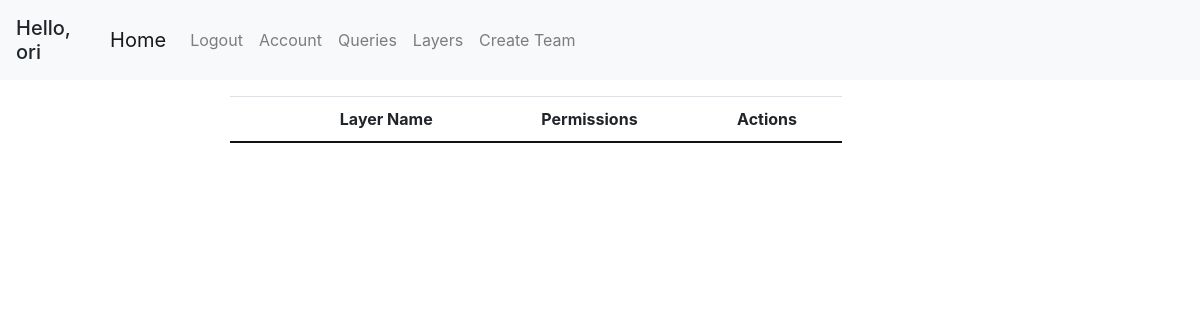
The page /layers (signed in) on the database as committed earlier.
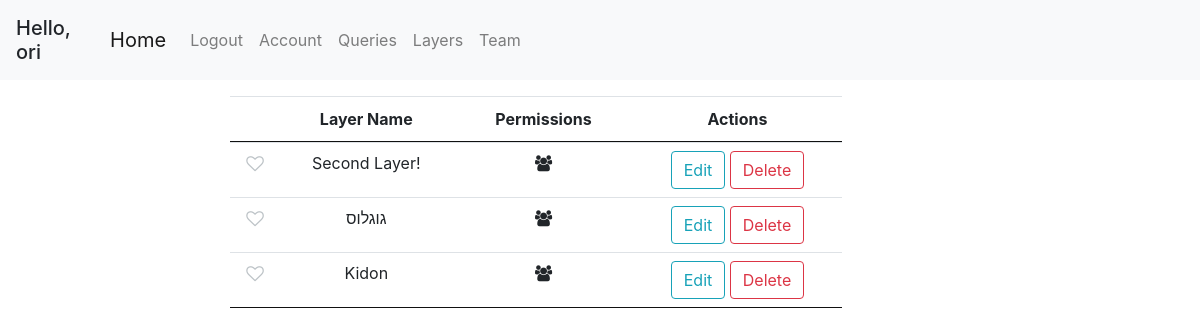
The same page on the database as committed later.
### geoportal/models.py (models this page shows, shortened)
class Layer(db.Model):
    id = db.Column(db.Integer, primary_key=True)
    name = db.Column(db.String(100), nullable=False)
    user_id = db.Column(db.Integer, db.ForeignKey('user.id'), nullable=False)
    default_color = db.Column(db.String(20), default='blue')
    only_user = db.Column(db.Boolean, default=True)
    only_team = db.Column(db.Boolean, default=False)
    public = db.Column(db.Boolean, default=False)
    points = db.relationship('Point', backref='layer', lazy=True)
    polygons = db.relationship('Polygon', backref='layer', lazy=True)

### geoportal/mapping/views.py (the view)
@mapping.route('/layers')
@login_required
def get_layers():
    layers = get_allowed_layers()
    return render_template('layers.html', layers=layers, marked_layers=get_favorite_layers())

### geoportal/mapping/utils.py (called while the page is built)
def marked_layers_first(layers):
    return sorted(layers, key=lambda layer: UserMarkedLayer.query.filter(and_(UserMarkedLayer.layer_id == layer.id, UserMarkedLayer.user_id == current_user.id)).first() is not None, reverse=True)

def get_allowed_layers():
    if current_user.is_authenticated:
        layers = Layer.query.all()
        authorized_layers = []
        for layer in layers:
            if (layer.only_team and User.query.get(layer.user_id).team_id == current_user.team_id) or layer.user_id == current_user.id:
                authorized_layers.append(layer)
        layers = authorized_layers
        layers = marked_layers_first(layers)
    else:
        layers = []
    return layers

def get_favorite_layers():
    if current_user.is_authenticated:
        marked_layers = db.session.query(UserMarkedLayer.layer_id).filter_by(user_id=current_user.id).all()
        return [layer[0] for layer in marked_layers]
    return []

### geoportal/models.py (called while the page is built)
@login_manager.user_loader
def load_user(user_id):
    return User.query.get(int(user_id))

    def has_role(self, role_name):
        for role in self.roles:
            if role.name == role_name:
                return True
        return False

### geoportal/templates/layers.html (shortened to what this page needs)
{% extends "base.html" %}
{% block content %}
<div class="col-md-10 mt-3">
    <table class="table table-hover table-condensed dataTable no-footer">
        <thead style="text-align: center">
            <tr>
                <th></th>
                <th>Layer Name</th>
                <th>Permissions</th>
                <th>Actions</th>
            </tr>
        </thead>
        <tbody style="text-align: center">
        {% for layer in layers %}
            <tr id="{{ layer.id }}">
                <td>
                    <div class="pretty p-icon p-toggle p-plain">
                        <div class="state p-off">
                            <i class="icon fa fa-heart-o "></i>
                        </div>
                    </div>
                </td>
                <td>{{ layer.name }}</td>
                <td>
                    {% if layer.only_user %}
                    <span data-name="only-user" class="fa fa-user"></span>
                    {% elif layer.only_team %}
                    <span data-name="share-team" class="fa fa-users"></span>
                    {% else %}
                    <span data-name="public" class="fa fa-globe"></span>
                    {% endif %}
                </td>
                <td>
                    <button class="btn btn-outline-info" onclick="editLayer({{ layer.id }})">Edit</button>
                    <button class="btn btn-outline-danger" onclick="deleteLayer({{ layer.id }})">Delete</button>
                </td>
            </tr>
        {% endfor %}
        </tbody>
    </table>
</div>
{% endblock content %}

### geoportal/templates/base.html (shortened to what this page needs)
<!DOCTYPE html>
<html lang="en">
<head>
    <link rel="stylesheet" href="/static/css/bootstrap/bootstrap.min.css"/>
    <link rel="stylesheet" href="/static/css/style.css"/>
    <link rel="stylesheet" href="/static/css/leaflet/leaflet.css"/>
    <link rel="stylesheet" href="/static/css/leaflet/leaflet.draw.css"/>
    <link rel="stylesheet" href="/static/css/jquery/jquery.dataTables.min.css">
    <link rel="stylesheet" href="https://cdnjs.cloudflare.com/ajax/libs/font-awesome/4.7.0/css/font-awesome.min.css">
    <link rel="stylesheet" href="/static/css/utils/pretty-checkbox.min.css">
    <link rel="stylesheet" href="/static/css/leaflet/leaflet.contextmenu.css">
</head>
<body>
    <header class="site-header">
        <nav class="navbar navbar-expand-lg navbar-fixed-top navbar-light bg-light">
            {% if current_user.is_authenticated %}
            <h5 class="mt-2">Hello, {{ current_user.first_name }}</h5>
            {% endif %}
            <div class="container">
                <a class="navbar-brand" href="{{ url_for('main.home') }}">Home</a>
                <div class="collapse navbar-collapse" id="navbarSupportedContent">
                    <ul class="navbar-nav mr-auto">
                        {% if current_user.is_authenticated %}
                            <li class="nav-item"><a class="nav-link" href="{{ url_for('users.logout') }}">Logout</a></li>
                            <li class="nav-item"><a class="nav-link" href="{{ url_for('users.account') }}">Account</a></li>
                            <li class="nav-item"><a class="nav-link" href="{{ url_for('queries.get_queries') }}">Queries</a></li>
                            <li class="nav-item"><a class="nav-link" href="{{ url_for('mapping.get_layers') }}">Layers</a></li>
                            {% if current_user.team_id %}
                                <li class="nav-item"><a class="nav-link" href="{{ url_for('users.team') }}">Team</a></li>
                            {% else %}
                                <li class="nav-item"><a class="nav-link" href="{{ url_for('users.new_team') }}">Create Team</a></li>
                            {% endif %}
                        {% else %}
                            <li class="nav-item"><a class="nav-link" href="{{ url_for('users.login') }}">Login</a></li>
                            <li class="nav-item"><a class="nav-link" href="{{ url_for('users.register') }}">Register</a></li>
                        {% endif %}
                    </ul>
                </div>
            </div>
        </nav>
    </header>
    <div class="container-fluid" id="content">
        <div class="row">
            <div class="col-md-3 col-lg-2 sidebar">
            </div>
            <div class="col-md-6 col-lg-8 main">
                {% block content %}{% endblock %}
            </div>
            <div class="col-md-3 col-lg-2 sidebar" id="right-sidebar">
            </div>
        </div>
    </div>
</body>
</html>

Rows that differ between the two databases and show on the page:
changed User "ori": team_id empty → 1 (drawn)
now on this page (row unchanged): Layer: name "Second Layer!", only_user False (drawn)
now on this page (row unchanged): Layer: name "גוגלוס", only_user False (drawn)
now on this page (row unchanged): Layer: name "Kidon", only_user False (drawn)
Other text that changed with them:
text no longer shown: "Create Team"
text now shown: "Team"
